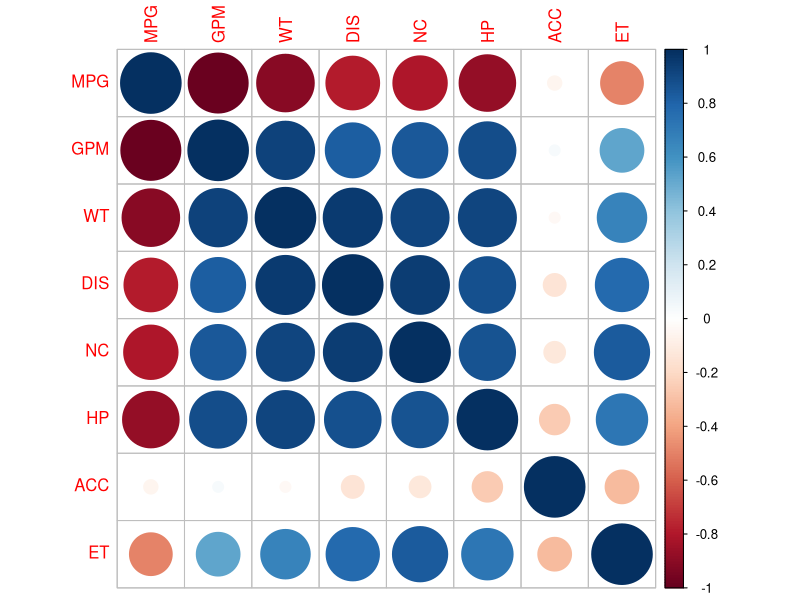
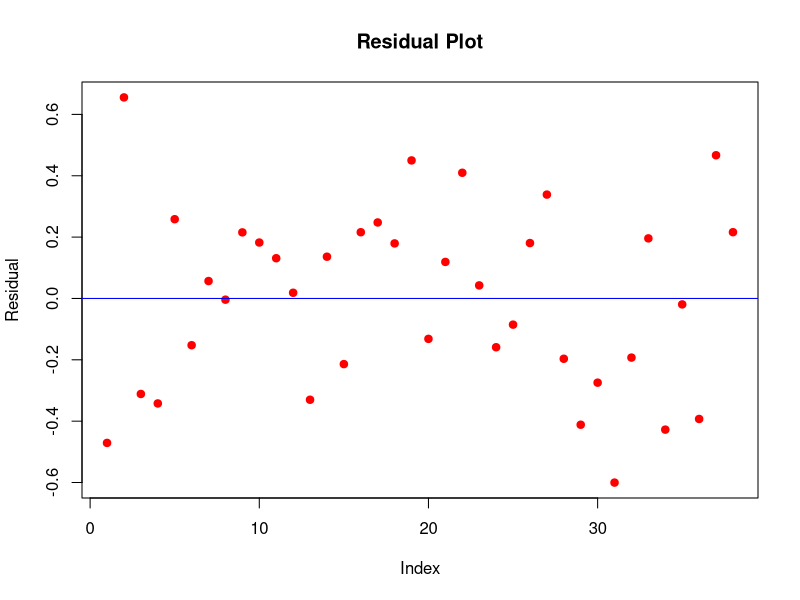
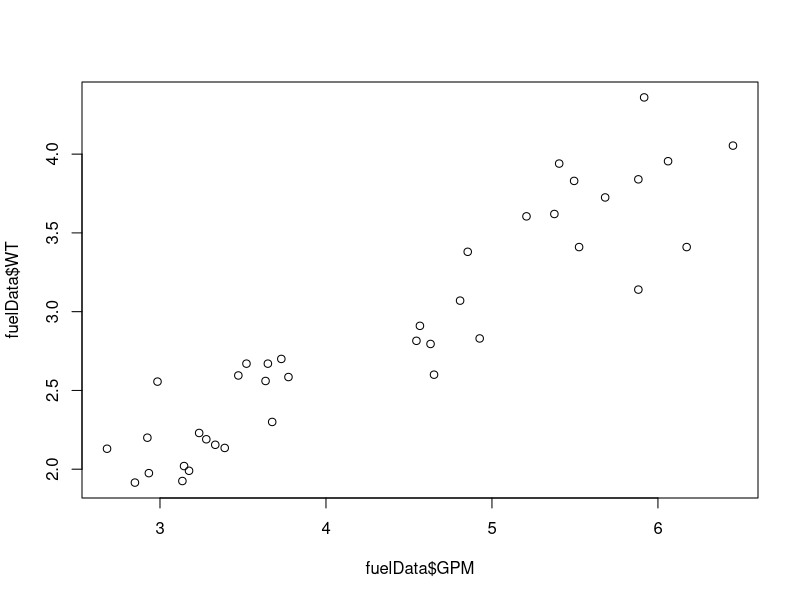
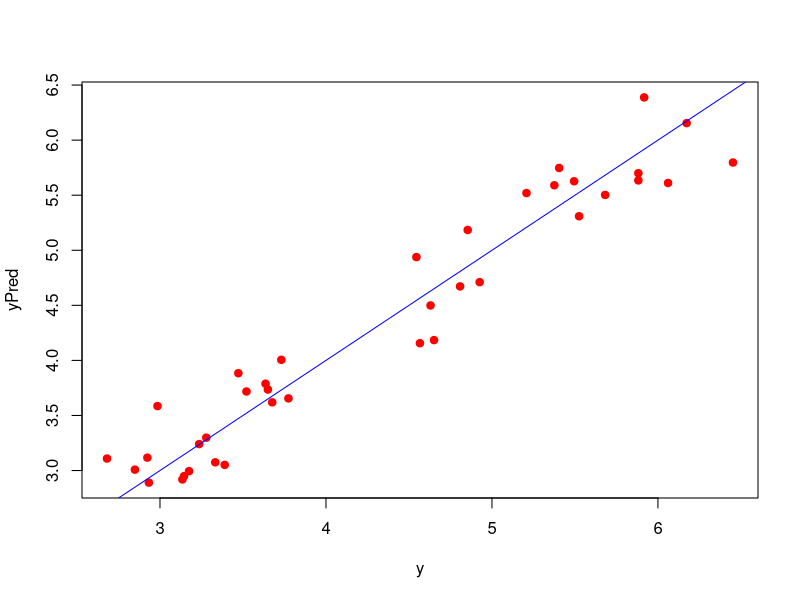

The R script that drew these images, in order:
## ---- chunk 1
library(corrplot)
## ---- chunk 2
fuelData <- read.table("FuelEfficiency.csv", sep = ",", header = TRUE)
## ---- chunk 3
names(fuelData)
dim(fuelData)
str(fuelData)
summary(fuelData)
## ---- chunk 4
corVal <- cor(fuelData)
corrplot(corVal)
corVal[,1]
## ---- chunk 5
lmModel <- lm(GPM ~ WT + DIS + NC + HP + ET, data = fuelData)
## ---- chunk 6
summary(lmModel)
## ---- chunk 7
lmModel$residuals
plot(lmModel$residuals, ylab = "Residual", col = "red", pch=19, main = "Residual Plot")
abline(h=0, col = "blue")
## ---- chunk 8
newData <- subset(fuelData, select = -c(MPG, ACC))
yPred <- predict(lmModel, newdata = newData)
plot(fuelData$GPM, fuelData$WT)
y <- fuelData[,2]
plot(y, yPred, col = "red", pch = 19)
abline(a = 0, b = 1, col = "blue")
